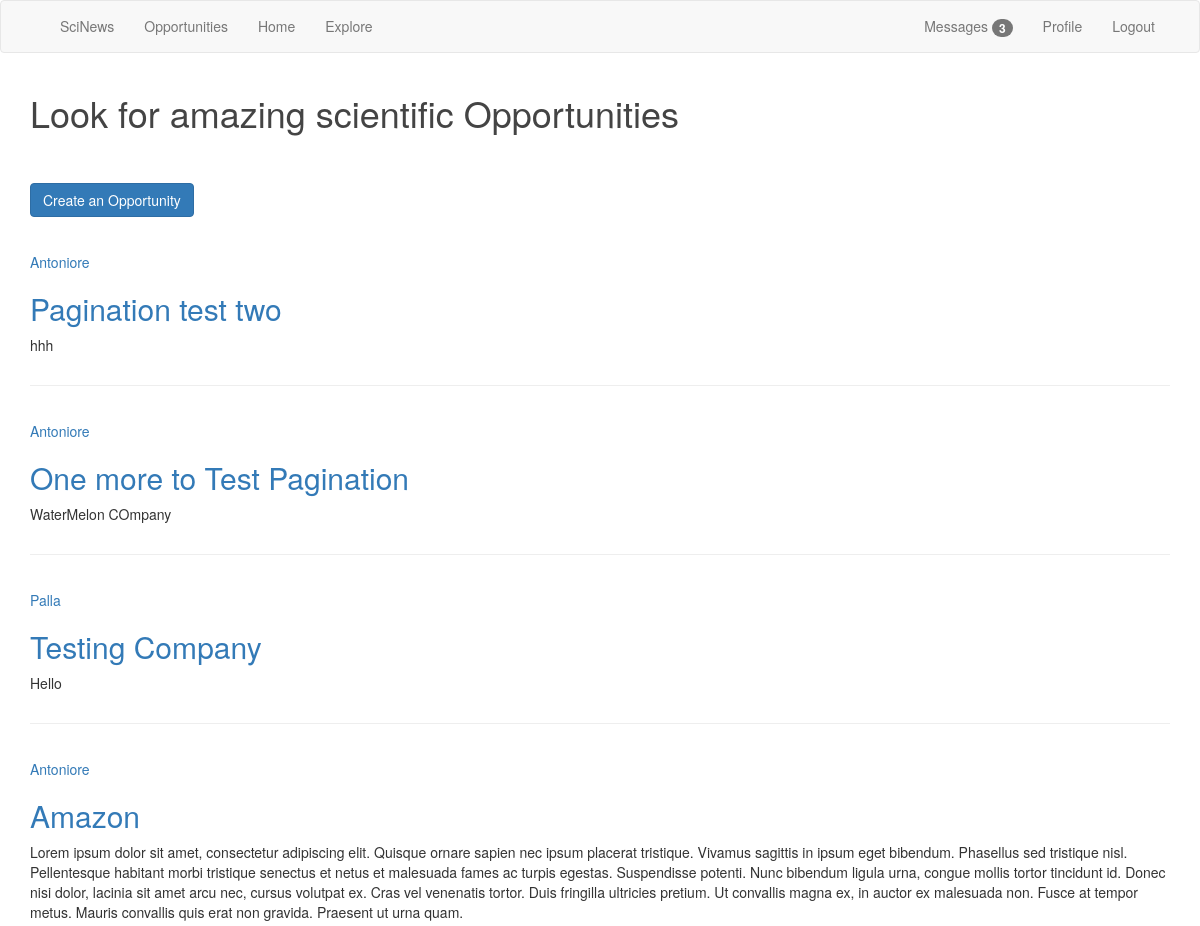
Before: /opportunities (signed in, upper part) with the older database file.
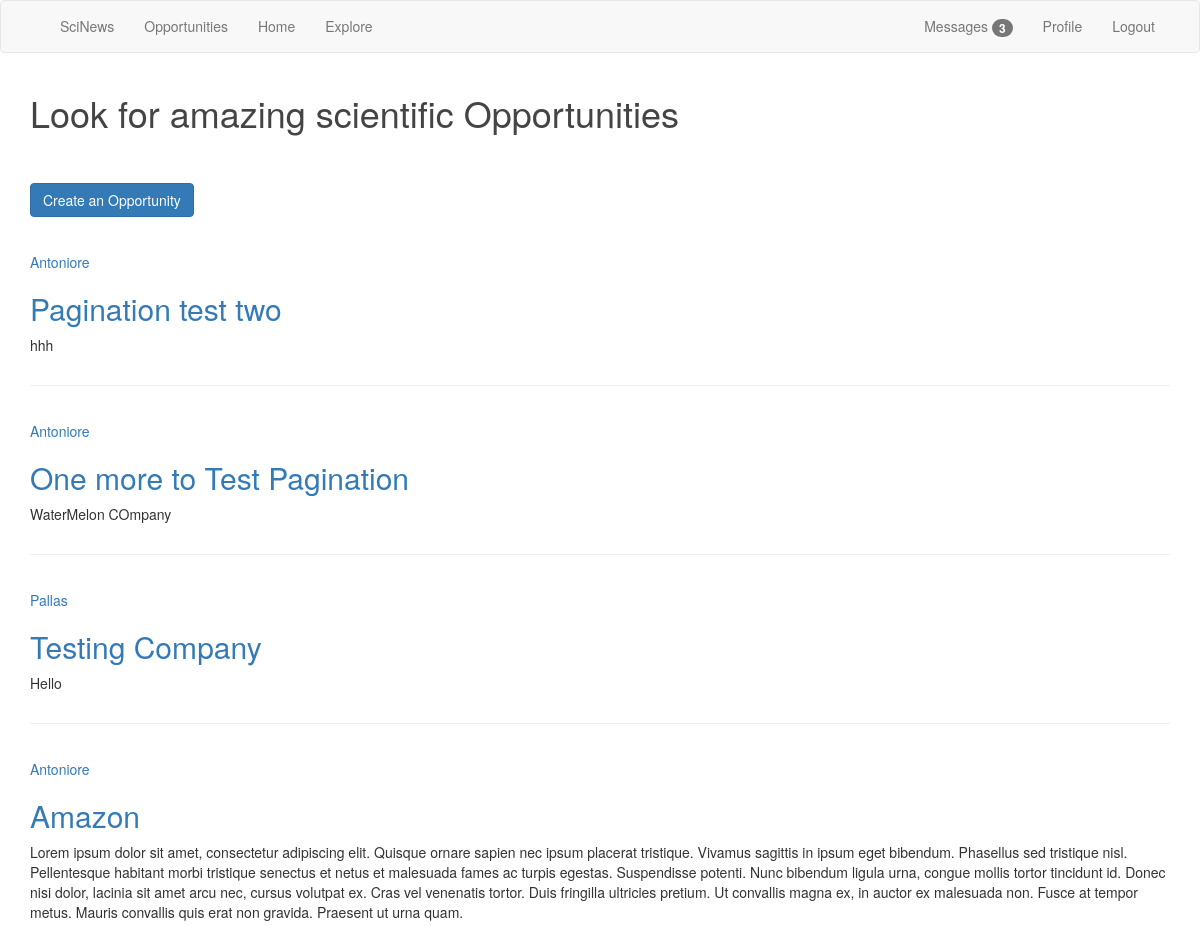
After: the same page with the newer database file.
### app/models.py (models this page shows, shortened)
class Jobpost(db.Model):
    id = db.Column(db.Integer, primary_key=True)
    title = db.Column(db.String(100), nullable=False)
    date_posted = db.Column(db.DateTime, nullable=False, default=datetime.utcnow)
    content = db.Column(db.Text, nullable=False)
    user_id = db.Column(db.Integer, db.ForeignKey('user.id'), nullable=False)

class User(UserMixin,db.Model):
    id = db.Column(db.Integer, primary_key=True)
    username = db.Column(db.String(64), index=True, unique=True)
    email = db.Column(db.String(120), index=True, unique=True)
    password_hash = db.Column(db.String(128))
    posts = db.relationship('Post', backref='author', lazy='dynamic')
    job = db.relationship('Jobpost', backref='author', lazy='dynamic')  #This will also link with jobpost
    about_me = db.Column(db.String(1500)) #Places data about the user here
    last_seen = db.Column(db.DateTime, default=datetime.utcnow)
    followed = db.relationship(
        'User', secondary=followers,
        primaryjoin=(followers.c.follower_id == id),
        secondaryjoin=(followers.c.followed_id == id),
        backref=db.backref('followers', lazy='dynamic'), lazy='dynamic')
    messages_sent = db.relationship('Message',
                                    foreign_keys='Message.sender_id',
                                    backref='author', lazy='dynamic')
    messages_received = db.relationship('Message',
                                        foreign_keys='Message.recipient_id',
                                        backref='recipient', lazy='dynamic')
    last_message_read_time = db.Column(db.DateTime)
    def new_messages(self):
        last_read_time = self.last_message_read_time or datetime(1900, 1, 1)
        return Message.query.filter_by(recipient=self).filter(
            Message.timestamp > last_read_time).count()

### app/routes.py (the view)
@app.route("/opportunities" ,  methods=['GET', 'POST'])
@login_required
def opportunity():
    page = request.args.get('page', 1, type=int)
    posts = Jobpost.query.order_by(Jobpost.date_posted.desc()).paginate(
        page, app.config['POSTS_PER_PAGE'], False) #Sets the amount of post to placed from config.py
    next_url = url_for('explore', page=posts.next_num) \
        if posts.has_next else None
    prev_url = url_for('explore', page=posts.prev_num) \
        if posts.has_prev else None
    return render_template('oppor.html' , title=_('create job'), posts=posts.items, next_url=next_url,
                           prev_url=prev_url)

### app/models.py (called while the page is built)
@login.user_loader
def load_user(id):
    return User.query.get(int(id))

### app/routes.py (called while the page is built)
@app.before_request  #Checks if user is logged to know when they have been last seen.
def before_request():
    if current_user.is_authenticated:
        current_user.last_seen = datetime.utcnow()
        db.session.commit()
    g.locale = str(get_locale())

@app.before_request
def before_request():
    g.locale = str(get_locale())

### app/templates/oppor.html (shortened to what this page needs)
{% extends "base.html" %}
{% block app_content %}
    {% import 'bootstrap/wtf.html' as wtf %}
     <h1 >{{ _('Look for amazing scientific Opportunities') }}</h1>
     <br>
     <a class="btn btn-primary" href="{{url_for('new_jobs')}}"> {{('Create an Opportunity')}} </a>
     <br>
     <br>
     {% for post in posts %}
        <article class="media content-section">
          <div class="media-body">
            <div class="article-metadata">
              <a class="mr-2" href="#">{{ post.author.username }}</a>
            </div>
            <h2><a class="article-title" href="{{url_for('job', job_id =post.id)}}">{{ post.title }}</a></h2>
            <p class="article-content">{{ post.content }}</p>
          </div>
          <hr/>
        </article>
 {% endfor %}
{% endblock %}

Changed rows visible on the page:
changed through a linked row, Jobpost "Testing Company": author.username "Palla" → "Pallas"
